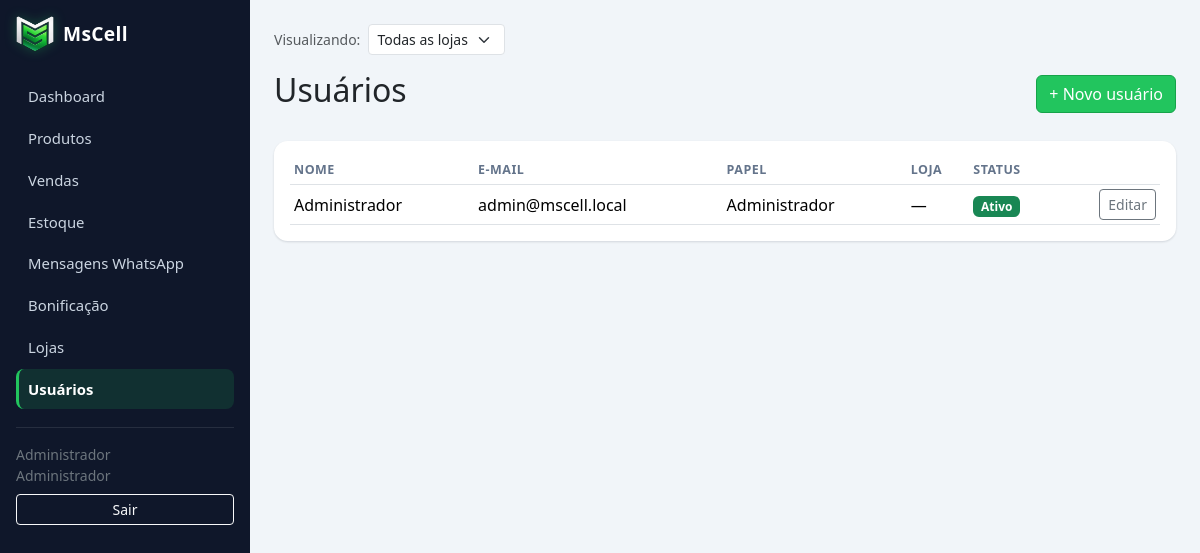
Page /usuarios/index.php (signed in) on the committed database.
### tables this page shows
CREATE TABLE usuarios (
    id              INT UNSIGNED AUTO_INCREMENT PRIMARY KEY,
    nome            VARCHAR(120) NOT NULL,
    email           VARCHAR(150) NOT NULL UNIQUE,
    senha_hash      VARCHAR(255) NOT NULL,
    papel           ENUM('admin', 'funcionario', 'usuario') NOT NULL DEFAULT 'usuario',
    loja_id         INT UNSIGNED NULL,
    salario_base    DECIMAL(10,2) NULL,
    ativo           TINYINT(1) NOT NULL DEFAULT 1,
    criado_em       DATETIME NOT NULL DEFAULT CURRENT_TIMESTAMP,
    atualizado_em   DATETIME NOT NULL DEFAULT CURRENT_TIMESTAMP ON UPDATE CURRENT_TIMESTAMP,
    CONSTRAINT fk_usuarios_loja FOREIGN KEY (loja_id) REFERENCES lojas(id)
);

### src/Services/AuthService.php (called while the page is built, shortened)
<?php
class AuthService
{
    public static function papelAtual(): ?string
    {
        return $_SESSION['usuario_papel'] ?? null;
    }
    public static function podeVerTodasLojas(): bool
    {
        return self::papelAtual() === Usuario::PAPEL_ADMIN;
    }
    public static function lojaEfetiva(): ?int
    {
        return $_SESSION['loja_filtro'] ?? null;
    }
}

### src/autoload.php (called while the page is built, shortened)
<?php
spl_autoload_register(function (string $class): void {
    $prefix = 'MsCell\\';
    $relative = substr($class, strlen($prefix));
    $path = __DIR__ . DIRECTORY_SEPARATOR . str_replace('\\', DIRECTORY_SEPARATOR, $relative) . '.php';
});

### src/Config/Env.php (called while the page is built, shortened)
<?php
class Env
{
    public static function get(string $key, ?string $default = null): ?string
    {
        $value = $_ENV[$key] ?? getenv($key);
        return $value === false || $value === null ? $default : $value;
    }
}

### src/Config/Database.php (called while the page is built, shortened)
<?php
class Database
{
    private static ?PDO $instance = null;
    public static function getConnection(): PDO
    {
        if (self::$instance !== null) {
            return self::$instance;
        }
        $host = Env::get('DB_HOST', 'localhost');
        $port = Env::get('DB_PORT', '3306');
        $name = Env::get('DB_NAME', 'mscell');
        $user = Env::get('DB_USER', 'mscell_app');
        $pass = Env::get('DB_PASS', '');
        $socket = Env::get('DB_SOCKET');
        $dsn = $socket
            ? "mysql:unix_socket={$socket};dbname={$name};charset=utf8mb4"
            : "mysql:host={$host};port={$port};dbname={$name};charset=utf8mb4";
        try {
            self::$instance = new PDO($dsn, $user, $pass, [
                PDO::ATTR_ERRMODE => PDO::ERRMODE_EXCEPTION,
                PDO::ATTR_DEFAULT_FETCH_MODE => PDO::FETCH_ASSOC,
                PDO::ATTR_EMULATE_PREPARES => false,
            ]);
        } catch (PDOException $e) {
            error_log('[MsCell] Falha na conexao com o banco: ' . $e->getMessage());
            throw new PDOException('Nao foi possivel conectar ao banco de dados.', (int) $e->getCode());
        }
        return self::$instance;
    }
}

### src/Models/Usuario.php (called while the page is built, shortened)
<?php
class Usuario
{
    public static function todos(?int $lojaId = null): array
    {
        $sql = 'SELECT u.id, u.nome, u.email, u.papel, u.loja_id, u.salario_base, u.ativo, u.criado_em, l.nome AS loja_nome
                FROM usuarios u LEFT JOIN lojas l ON l.id = u.loja_id';
        $params = [];
        $sql .= ' ORDER BY u.nome';
        $stmt = Database::getConnection()->prepare($sql);
        $stmt->execute($params);
        return $stmt->fetchAll();
    }
}

### src/Helpers/Formatador.php (called while the page is built, shortened)
<?php
class Formatador
{
    public static function papel(string $papel): string
    {
        return match ($papel) {
            'admin' => 'Administrador',
            'funcionario' => 'Funcionário',
            'usuario' => 'Usuário',
            default => ucfirst($papel),
        };
    }
}

### public/usuarios/index.php (the view, shortened to what this page needs)
<?php
$lojaEfetiva = AuthService::lojaEfetiva();
$mostrarColunaLoja = $lojaEfetiva === null;
$usuarios = Usuario::todos($lojaEfetiva);
require __DIR__ . '/../partials/head.php';
require __DIR__ . '/../partials/layout_start.php';
?>
<div class="d-flex justify-content-between align-items-center mb-4">
    <h2>Usuários</h2>
    <a href="/usuarios/form.php" class="btn btn-mscell">+ Novo usuário</a>
</div>
<div class="card card-stat p-3">
    <table class="table table-sm align-middle">
        <thead><tr><th>Nome</th><th>E-mail</th><th>Papel</th><?php if ($mostrarColunaLoja): ?><th>Loja</th><?php endif; ?><th>Status</th><th></th></tr></thead>
        <tbody>
        <?php foreach ($usuarios as $u): ?>
            <tr>
                <td><?= htmlspecialchars($u['nome']) ?></td>
                <td><?= htmlspecialchars($u['email']) ?></td>
                <td><?= Formatador::papel($u['papel']) ?></td>
                <?php if ($mostrarColunaLoja): ?><td><?= htmlspecialchars($u['loja_nome'] ?? '—') ?></td><?php endif; ?>
                <td>
                    <?php if ($u['ativo']): ?>
                        <span class="badge bg-success">Ativo</span>
                    <?php else: ?>
                        <span class="badge bg-secondary">Inativo</span>
                    <?php endif; ?>
                </td>
                <td class="text-end">
                    <a href="/usuarios/form.php?id=<?= (int) $u['id'] ?>" class="btn btn-sm btn-outline-secondary">Editar</a>
                </td>
            </tr>
        <?php endforeach; ?>
        </tbody>
    </table>
</div>
<?php
require __DIR__ . '/../partials/layout_end.php';
require __DIR__ . '/../partials/foot.php';

### public/assets/css/mscell.css (style rules this page uses)
:root { --mscell-navy: #0f172a; --mscell-navy-light: #1c2b45; --mscell-accent: #22c55e; --mscell-accent-dark: #16a34a; --mscell-accent-soft: rgba(34, 197, 94, .14); --mscell-bg: #f1f5f9; }
* { box-sizing: border-box; }
body { background-color: var(--mscell-bg); }
a { text-decoration: none; }
.btn-mscell { background-color: var(--mscell-accent); border-color: var(--mscell-accent-dark); color: #fff; font-weight: 500; }
.btn, .form-control, .form-select { transition: box-shadow .15s ease, border-color .15s ease, background-color .15s ease; }
.card-stat { border: none; border-radius: .85rem; box-shadow: 0 1px 3px rgba(15, 23, 42, .06), 0 1px 2px rgba(15, 23, 42, .08); overflow-x: auto; }
.table { margin-bottom: 0; }
.table > thead > tr > th { font-size: .78rem; text-transform: uppercase; letter-spacing: .04em; color: #64748b; border-bottom-width: 1px; font-weight: 600; white-space: nowrap; }
.table > tbody > tr { transition: background-color .1s ease; }

### rows in the picture
usuarios: nome "Administrador", email "admin@mscell.local", papel "Administrador", loja_nome "—", ativo "Ativo"

### other values in the picture
$item['label'] "Dashboard"
$item['label'] "Produtos"
$item['label'] "Vendas"
$item['label'] "Estoque"
$item['label'] "Mensagens WhatsApp"
$item['label'] "Bonificação"
$item['label'] "Lojas"
$item['label'] "Usuários"
$_SESSION['usuario_nome'] "Administrador"
